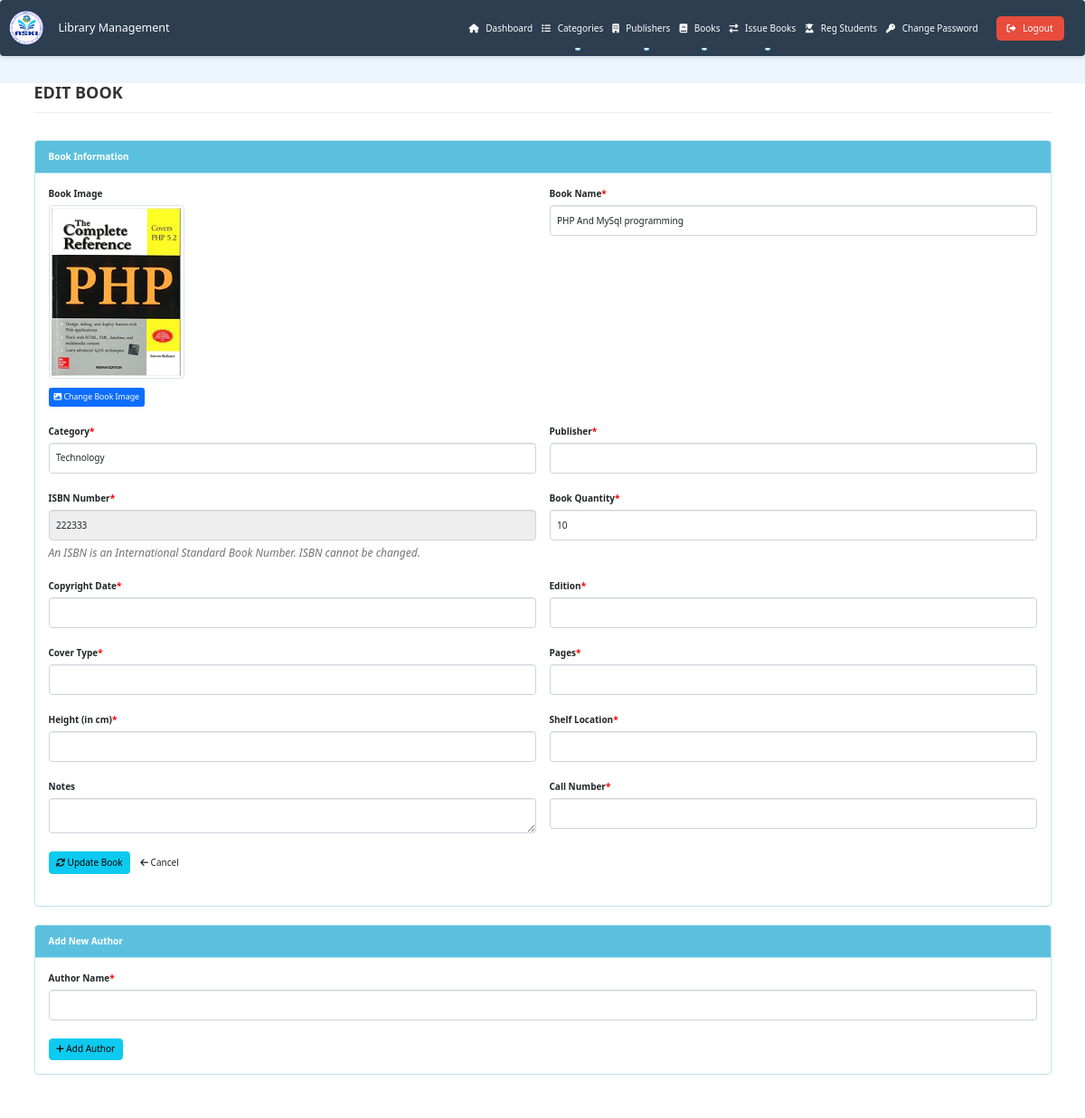
Screenshot of /admin/edit-book.php?bookid=1 (signed in) with the database file from the repository.
### tables this page shows
CREATE TABLE `tblbooks` (
  `id` int(11) NOT NULL,
  `BookName` varchar(255) DEFAULT NULL,
  `CatId` int(11) DEFAULT NULL,
  `PublisherID` int(11) DEFAULT NULL,
  `ISBNNumber` varchar(25) DEFAULT NULL,
  `bookImage` varchar(250) NOT NULL,
  `isIssued` int(1) DEFAULT NULL,
  `RegDate` timestamp NULL DEFAULT current_timestamp(),
  `UpdationDate` timestamp NULL DEFAULT NULL ON UPDATE current_timestamp(),
  `bookQty` int(11) DEFAULT NULL,
  `publisher` varchar(255) DEFAULT NULL,
  `copyrightDate` year(4) DEFAULT NULL,
  `edition` varchar(50) DEFAULT NULL,
  `coverType` varchar(50) DEFAULT NULL,
  `pages` int(11) DEFAULT NULL,
  `height` decimal(5,2) DEFAULT NULL COMMENT 'Height in cm',
  `shelfLocation` varchar(100) DEFAULT NULL,
  `notes` text DEFAULT NULL,
  `callNumber` varchar(100) DEFAULT NULL,
  `LRN` varchar(255) DEFAULT NULL
);

CREATE TABLE `tblcategory` (
  `id` int(11) NOT NULL,
  `CategoryName` varchar(150) DEFAULT NULL,
  `Status` int(1) DEFAULT NULL,
  `CreationDate` timestamp NULL DEFAULT current_timestamp(),
  `UpdationDate` timestamp NULL DEFAULT '0000-00-00 00:00:00' ON UPDATE current_timestamp()
);

### admin/edit-book.php (the view, shortened to what this page needs)
<?php
include('includes/config.php');
$bookid = intval($_GET['bookid']);
try {
    $sql = "SELECT tblbooks.BookName, tblcategory.CategoryName, tblcategory.id as cid,
            tblbooks.Publisher, tblbooks.ISBNNumber,
            tblbooks.bookImage, tblbooks.bookQty,
            tblbooks.copyrightDate, tblbooks.edition, tblbooks.coverType,
            tblbooks.pages, tblbooks.height, tblbooks.shelfLocation, tblbooks.notes, tblbooks.callNumber
            FROM tblbooks
            JOIN tblcategory ON tblcategory.id = tblbooks.CatId
            WHERE tblbooks.id = :bookid";
    $query = $dbh->prepare($sql);
    $query->bindParam(':bookid', $bookid, PDO::PARAM_INT);
    $query->execute();
    $results = $query->fetchAll(PDO::FETCH_OBJ);
} catch (PDOException $e) {
    die("Database error: " . $e->getMessage());
}
?>
<!DOCTYPE html>
<html xmlns="http://www.w3.org/1999/xhtml">
<head>
    <link href="assets/css/bootstrap.css" rel="stylesheet" />
    <link href="assets/css/font-awesome.css" rel="stylesheet" />
    <link href="assets/css/style.css" rel="stylesheet" />
    <link rel="stylesheet" type="text/css" href="https://cdn.datatables.net/1.10.25/css/jquery.dataTables.css">
</head>
<body>
    <?php include('includes/header.php'); ?>
    <div class="content-wrapper">
        <div class="container">
            <div class="row pad-botm">
                <div class="col-md-12">
                    <h4 class="header-line">Edit Book</h4>
                </div>
            </div>
            <div class="row">
                <div class="col-md-12 col-sm-12 col-xs-12">
                    <div class="panel panel-info">
                        <div class="panel-heading">
                            Book Information
                        </div>
                        <div class="panel-body">
                            <?php foreach ($results as $result) : ?>
                            <form role="form" method="post">
                                <div class="row">
                                    <div class="col-md-6">
                                        <div class="form-group">
                                            <label>Book Image</label>
                                            <div>
                                                <?php
                                                $imagePath = !empty($result->bookImage) ? "/library/shared/bookImg/" . htmlentities($result->bookImage) : "/library/shared/bookImg/placeholder-book.jpg";
                                                ?>
                                                <img src="<?php echo $imagePath; ?>" width="150" class="img-responsive img-thumbnail" onerror="this.src='/library/shared/bookImg/placeholder-book.jpg'"><br>
                                                <a href="change-bookimg.php?bookid=<?php echo htmlentities($result->bookid); ?>" class="btn btn-primary btn-sm" style="margin-top: 10px;">
                                                    <i class="fa fa-picture-o"></i> Change Book Image
                                                </a>
                                            </div>
                                        </div>
                                    </div>
                                    <div class="col-md-6">
                                        <div class="form-group">
                                            <label>Book Name<span style="color:red;">*</span></label>
                                            <input class="form-control" type="text" name="bookname" value="<?php echo htmlentities($result->BookName ?? ''); ?>" required />
                                        </div>
                                    </div>
                                    <div class="col-md-6">
                                        <div class="form-group">
                                            <label>Category<span style="color:red;">*</span></label>
                                            <select class="form-control" name="category" required>
                                                <option value="<?php echo htmlentities($result->cid ?? ''); ?>"><?php echo htmlentities($result->CategoryName ?? ''); ?></option>
                                            </select>
                                        </div>
                                    </div>
                                    <div class="col-md-6">
                                        <div class="form-group">
                                            <label>Publisher<span style="color:red;">*</span></label>
                                            <input class="form-control" type="text" name="publisher" value="<?php echo htmlentities($result->Publisher ?? ''); ?>" required />
                                        </div>
                                    </div>
                                    <div class="col-md-6">
                                        <div class="form-group">
                                            <label>ISBN Number<span style="color:red;">*</span></label>
                                            <input class="form-control" type="text" name="isbn" value="<?php echo htmlentities($result->ISBNNumber ?? ''); ?>" readonly />
                                            <p class="help-block">An ISBN is an International Standard Book Number. ISBN cannot be changed.</p>
                                        </div>
                                    </div>
                                    <div class="col-md-6">
                                        <div class="form-group">
                                            <label>Book Quantity<span style="color:red;">*</span></label>
                                            <input class="form-control" type="text" name="bqty" value="<?php echo htmlentities($result->bookQty ?? ''); ?>" required />
                                        </div>
                                    </div>
                                    <div class="col-md-6">
                                        <div class="form-group">
                                            <label>Copyright Date<span style="color:red;">*</span></label>
                                            <input class="form-control" type="text" name="copyrightDate" value="<?php echo htmlentities($result->copyrightDate ?? ''); ?>" required />
                                        </div>
                                    </div>
                                    <div class="col-md-6">
                                        <div class="form-group">
                                            <label>Edition<span style="color:red;">*</span></label>
                                            <input class="form-control" type="text" name="edition" value="<?php echo htmlentities($result->edition ?? ''); ?>" required />
                                        </div>
                                    </div>
                                    <div class="col-md-6">
                                        <div class="form-group">
                                            <label>Cover Type<span style="color:red;">*</span></label>
                                            <input class="form-control" type="text" name="coverType" value="<?php echo htmlentities($result->coverType ?? ''); ?>" required />
                                        </div>
                                    </div>
                                    <div class="col-md-6">
                                        <div class="form-group">
                                            <label>Pages<span style="color:red;">*</span></label>
                                            <input class="form-control" type="text" name="pages" value="<?php echo htmlentities($result->pages ?? ''); ?>" required />
                                        </div>
                                    </div>
                                    <div class="col-md-6">
                                        <div class="form-group">
                                            <label>Height (in cm)<span style="color:red;">*</span></label>
                                            <input class="form-control" type="text" name="height" value="<?php echo htmlentities($result->height ?? ''); ?>" required />
                                        </div>
                                    </div>
                                    <div class="col-md-6">
                                        <div class="form-group">
                                            <label>Shelf Location<span style="color:red;">*</span></label>
                                            <input class="form-control" type="text" name="shelfLocation" value="<?php echo htmlentities($result->shelfLocation ?? ''); ?>" required />
                                        </div>
                                    </div>
                                    <div class="col-md-6">
                                        <div class="form-group">
                                            <label>Notes</label>
                                            <textarea class="form-control" name="notes"><?php echo htmlentities($result->notes ?? ''); ?></textarea>
                                        </div>
                                    </div>
                                    <div class="col-md-6">
                                        <div class="form-group">
                                            <label>Call Number<span style="color:red;">*</span></label>
                                            <input class="form-control" type="text" name="callNumber" value="<?php echo htmlentities($result->callNumber ?? ''); ?>" required />
                                        </div>
                                    </div>
                                </div>
                                <div class="row">
                                    <div class="col-md-12">
                                        <div class="form-group">
                                            <button type="submit" name="update" class="btn btn-info">
                                                <i class="fa fa-refresh"></i> Update Book
                                            </button>
                                            <a href="view-book.php?bookid=<?php echo $bookid; ?>" class="btn btn-default">
                                                <i class="fa fa-arrow-left"></i> Cancel
                                            </a>
                                        </div>
                                    </div>
                                </div>
                            </form>
                            <?php endforeach; ?>
                        </div>
                    </div>
                </div>
            </div>
            <div class="row">
                <div class="col-md-12 col-sm-12 col-xs-12">
                    <div class="panel panel-info">
                        <div class="panel-heading">
                            Add New Author
                        </div>
                        <div class="panel-body">
                            <form role="form" method="post">
                                <div class="form-group">
                                    <label>Author Name<span style="color:red;">*</span></label>
                                    <input class="form-control" type="text" name="authorName" required />
                                </div>
                                <button type="submit" name="add_author" class="btn btn-info">
                                    <i class="fa fa-plus"></i> Add Author
                                </button>
                            </form>
                        </div>
                    </div>
                </div>
            </div>
        </div>
    </div>
</body>
</html>

### admin/assets/css/style.css (style rules this page uses)
.container { max-width: 1200px; width: 90%; margin: 0 auto; padding: 0 15px; }
.content-wrapper { margin-top: 30px; min-height: 700px; padding-bottom: 60px; background-color: #ffffff; box-shadow: 0 4px 6px rgba(0,0,0,0.1); }
.header-line { font-weight: 700; padding-bottom: 20px; border-bottom: 2px solid #e0e0e0; text-transform: uppercase; color: #333; margin-bottom: 30px; font-size: 1.8em; }

### admin/edit-book.php (style rules this page uses)
.form-group { margin-bottom: 20px; }
.panel-info > .panel-heading { background-color: #5bc0de; color: #fff; font-weight: bold; }
.btn-info { background-color: #5bc0de; border-color: #46b8da; }
.help-block { font-size: 12px; color: #737373; font-style: italic; }
.header-line { font-weight: bold; padding-bottom: 10px; border-bottom: 1px solid #eeeeee; margin-bottom: 30px; }

### admin/includes/header.php (style rules this page uses)
:root { --primary-blue: #2c3e50; --secondary-blue: #3498db; --light-blue: #ebf5fb; --hover-blue: #34495e; }
body { background-color: var(--light-blue); }

### rows the page displays
tblbooks: bookImage (picture), bookname "PHP And MySql programming", category "Technology", isbn "222333", bqty "10"
